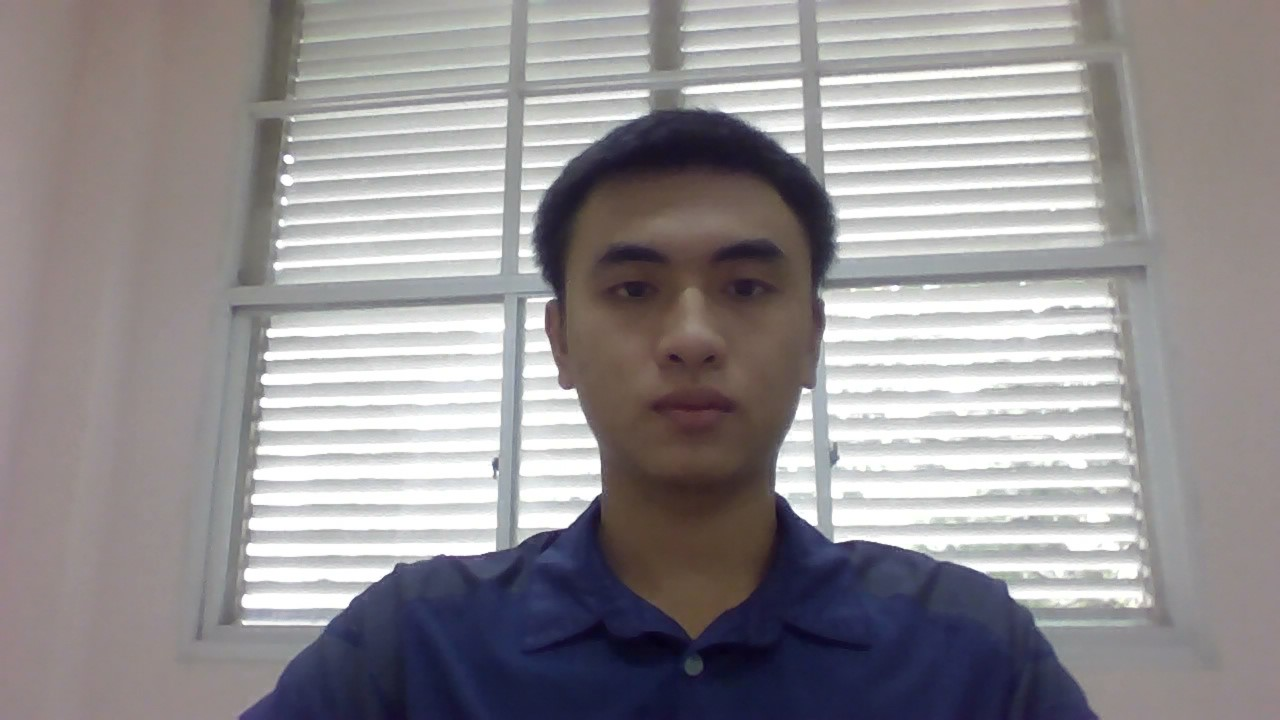
#> input picture lab7/test1.jpg, 1280 x 720 px
$ python detect.py
#> lines starting #> are read from the running program, lines starting #| are printed output that depends on the picture; pictures that were not available may be replaced by others from this repository, and a replacement may not be noted
import cv2

# Load the cascade
face_cascade = cv2.CascadeClassifier('haarcascade_frontalface_default.xml')
# Read the input image
img1 = cv2.imread('test1.jpg')
#> img1 is the input picture: shape (720, 1280, 3); mean B, G, R 146.4, 143.8, 147.6
img2 = cv2.imread('test2.jpg')
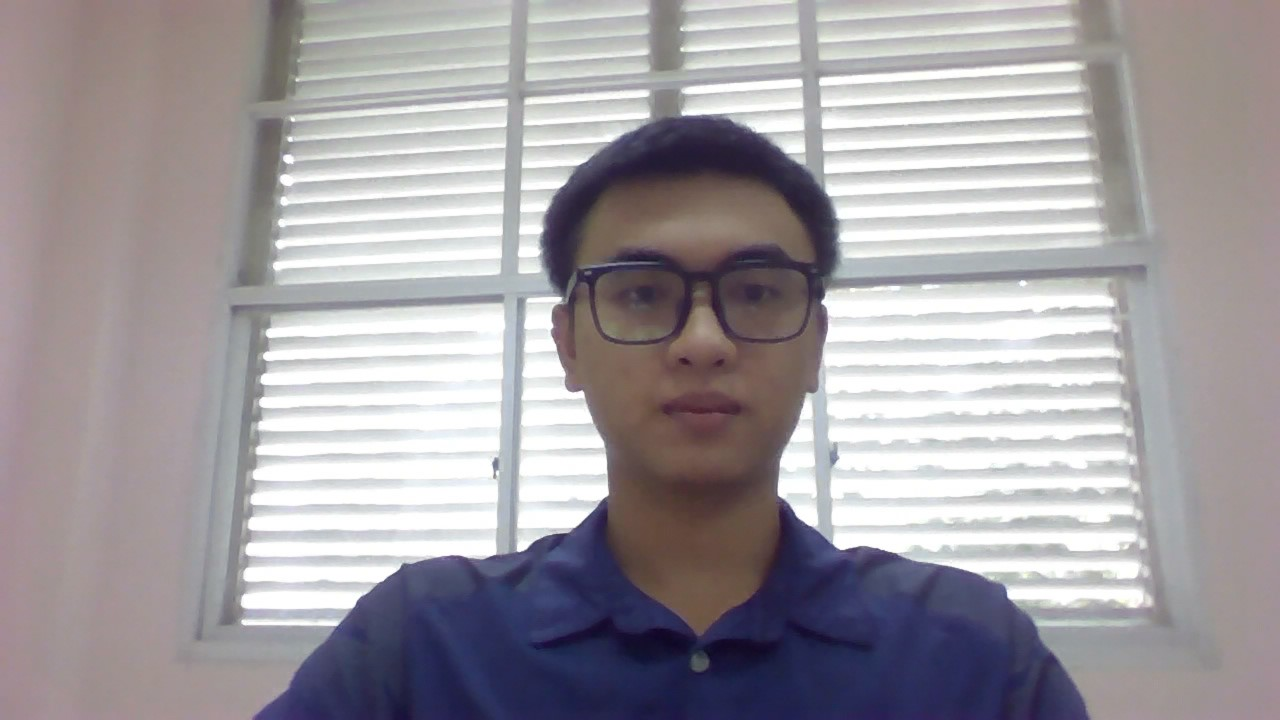
#> input picture lab7/test2.jpg, 1280 x 720 px
#> img2 is the input picture: shape (720, 1280, 3); mean B, G, R 161, 156.4, 161.1
img3 = cv2.imread('DSCF0112.JPG')
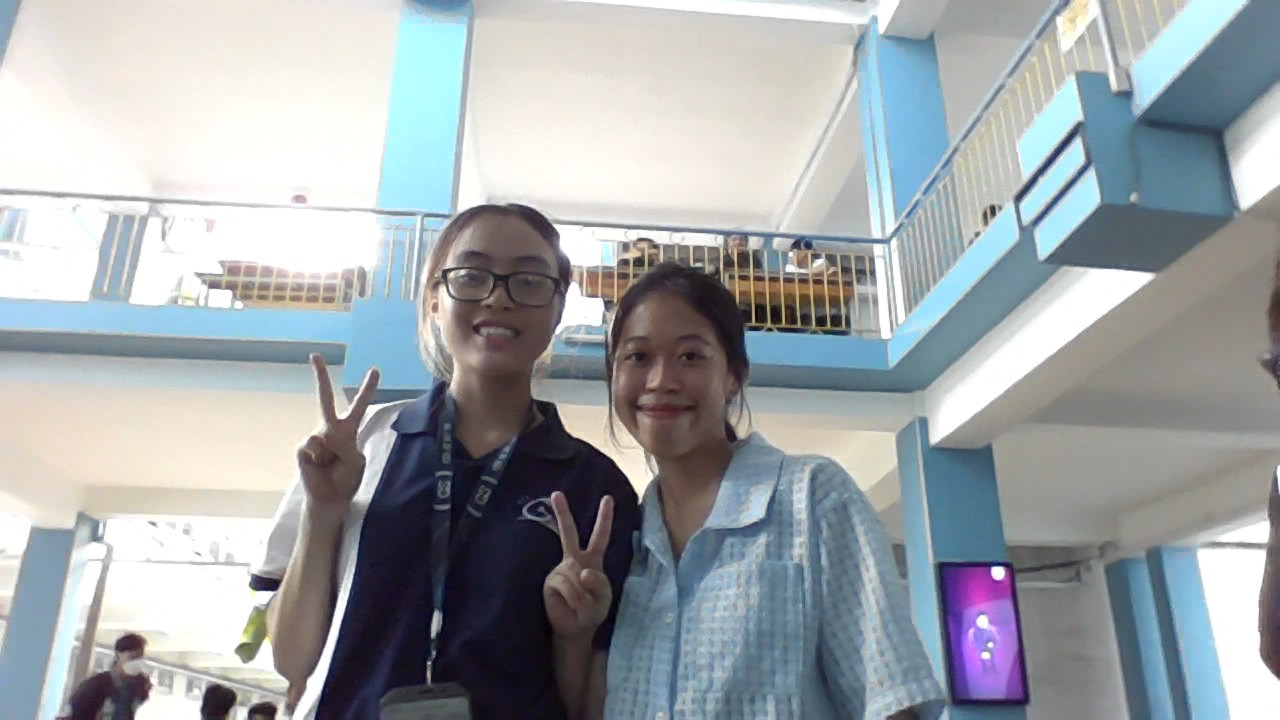
#> input picture lab7/test3.jpg, 1280 x 720 px, given in place of DSCF0112.JPG, which was not available
#> img3 is the input picture: shape (720, 1280, 3); mean B, G, R 169.7, 166.3, 160.6


#Resize the image
# resized_img = cv2.resize(img, (300, 300))
ratio = float(500) / img1.shape[1]
#> ratio = 0.391
ratio1 = float(500) / img3.shape[1]
#> ratio1 = 0.391

resized_img1 = cv2.resize(img1, (0, 0), fx=ratio, fy=ratio)
resized_img2 = cv2.resize(img2, (0, 0), fx=ratio, fy=ratio)
resized_img3 = cv2.resize(img3, (0, 0), fx=ratio1, fy=ratio1)


# Convert into grayscale
gray1 = cv2.cvtColor(resized_img1, cv2.COLOR_BGRA2GRAY)
gray2 = cv2.cvtColor(resized_img2, cv2.COLOR_BGRA2GRAY)
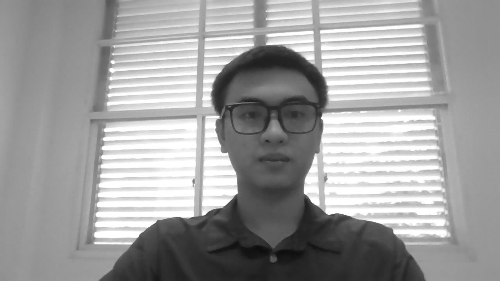
#> gray2: shape (281, 500); min 13, max 255, mean 158.3
gray3 = cv2.cvtColor(resized_img3, cv2.COLOR_BGRA2GRAY)
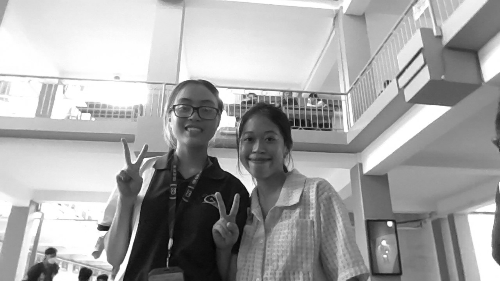
#> gray3: shape (281, 500); min 2, max 255, mean 164.9

# Detect faces
faces1 = face_cascade.detectMultiScale(gray1, 1.1, 4)
#> faces1 = [[211, 66, 118, 118]]
faces2 = face_cascade.detectMultiScale(gray2, 1.1, 4)
#> faces2 = [[215, 70, 115, 115]]
faces3 = face_cascade.detectMultiScale(gray3, 1.1, 4)
#> faces3 = [[234, 118, 55, 55]]


# Draw rectangle around the faces
for (x, y, w, h) in faces1:
    cv2.rectangle(resized_img1, (x, y), (x+w, y+h), (255, 0, 0), 2)
#> this loop made 1 pass
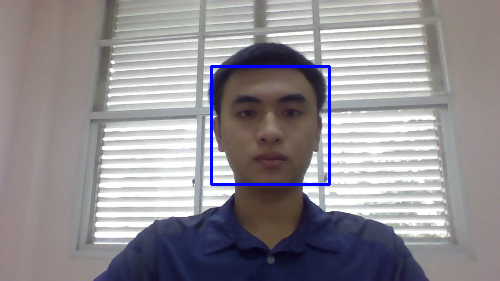
#> resized_img1: shape (281, 500, 3); mean B, G, R 147.4, 142.3, 146
for (x, y, w, h) in faces2:
    cv2.rectangle(resized_img2, (x, y), (x+w, y+h), (255, 0, 0), 2)
#> this loop made 1 pass
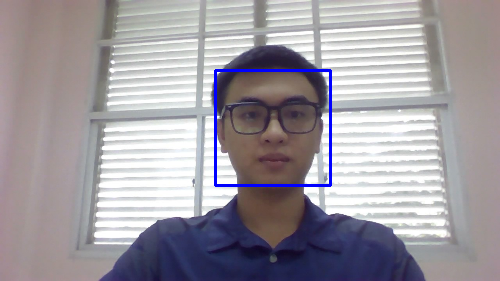
#> resized_img2: shape (281, 500, 3); mean B, G, R 161.9, 154.8, 159.5
for (x, y, w, h) in faces3:
    cv2.rectangle(resized_img3, (x, y), (x+w, y+h), (255, 0, 0), 2)
#> this loop made 1 pass
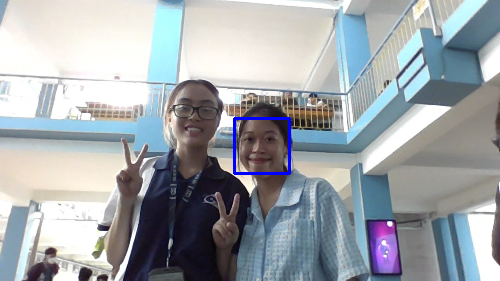
#> resized_img3: shape (281, 500, 3); mean B, G, R 170.3, 165.7, 160
# Display the output
print("there are %d faces in the test image 1" %(faces1.shape[0]))
#| there are 1 faces in the test image 1
print("there are %d faces in the test image 2" %(faces2.shape[0]))
#| there are 1 faces in the test image 2
print("there are %d faces in the test image 3" %(faces3.shape[0]))
#| there are 1 faces in the test image 3

cv2.imshow('resized_img1', resized_img1)
cv2.imshow('resized_img2', resized_img2)
cv2.imshow('resized_img3', resized_img3)

cv2.waitKey()
